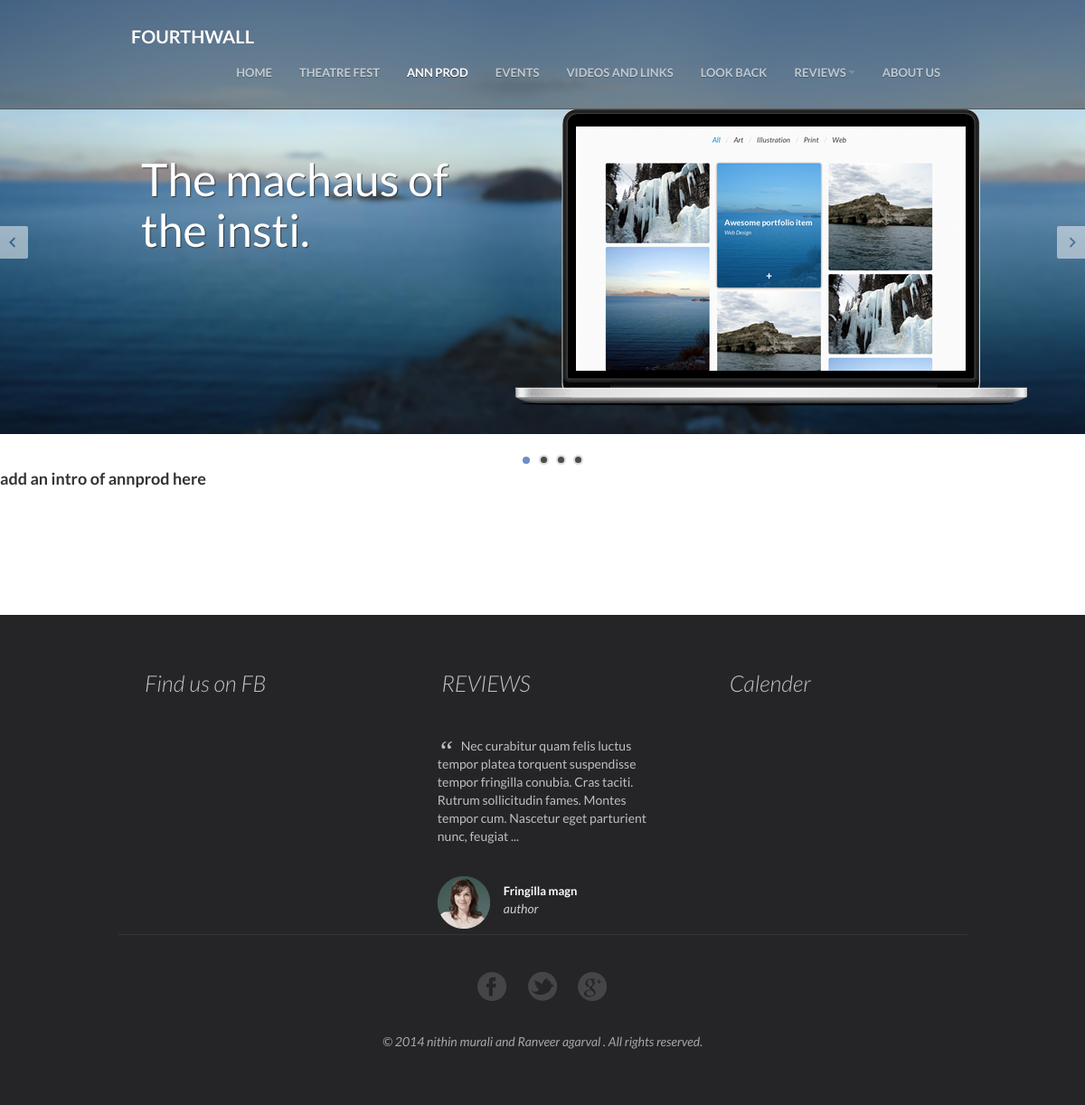
The page /ann-prod.php on the database its author committed.
### tables this page shows
CREATE TABLE IF NOT EXISTS `reviews` (
  `ID` int(11) NOT NULL AUTO_INCREMENT,
  `name` varchar(255) NOT NULL,
  `author` varchar(255) NOT NULL,
  `content` mediumtext,
  `dated` date DEFAULT NULL,
  `type` int(11) DEFAULT NULL,
  PRIMARY KEY (`ID`)
);

### ann-prod.php (the view, shortened to what this page needs)
<!DOCTYPE html>
<html>
<head>
    <link href="css/bootstrap/bootstrap.min.css" rel="stylesheet" />
    <link rel="stylesheet" href="css/compiled/bootstrap-overrides.css" type="text/css" />
    <link rel="stylesheet" type="text/css" href="css/compiled/theme.css" />
    <link rel="stylesheet" href="css/compiled/index.css" type="text/css" media="screen" />
    <link rel="stylesheet" type="text/css" href="css/lib/animate.css" media="screen, projection" />
</head>
<body class="pull_top">
    <?php include 'nav-bar fixed.php'; ?>
    <section id="feature_slider" class="lol">
        <article class="slide" id="showcasing" style="background: url('img/backgrounds/landscape.png') repeat-x top center;">
            <img class="asset left-30 sp600 t120 z1" src="img/slides/scene1/macbook.png" />
            <div class="info">
                <h2>The machaus of the insti.</h2>
            </div>
        </article>
    </section>
            <?php
                    $con=mysqli_connect("localhost","root","","fourthwall");
                    if (mysqli_connect_errno())
                    {
                      echo "Failed to connect to MySQL: " . mysqli_connect_error();
                    }
                    else
                    {
                        $recent_review = mysqli_query($con,"SELECT * FROM reviews ORDER BY dated ASC") or die('cant fetch data');
                        foreach ($recent_review as $review) {
                            break;
                        }
                     }
                        echo"<h4>add an intro of annprod here</h4>";
     ?>
    <footer id="footer">
        <div class="container">
            <div class="row sections">
                <div class="col-sm-4 recent_posts">
                    <h3 class="footer_header">
                        Find us on FB
                    </h3>
                </div>
               <?php
               $review_c= substr($review['content'],0,190) . " ... ";
               echo '
                <div class="col-sm-4 testimonials">
                    <h3 class="footer_header">
                        REVIEWS
                    </h3>
                    <div class="wrapper">
                        <div class="quote">
                            <span>“</span>
                            '.$review_c.'
                            <span></span>
                        </div>
                        <div class="author">
                            <img src="img/user-display.png" />
                            <div class="name">'.$review["author"].'</div>
                            <div class="info">
                                 author
                            </div>
                        </div>
                    </div>
                </div>';
                ?>
                <div class="col-sm-4 contact">
                    <h3 class="footer_header">
                        Calender
                    </h3>
                </div>
            </div>
            <div class="row credits">
                <div class="col-md-12">
                    <div class="row social">
                        <div class="col-md-12">
                            <a href="index.html#" class="facebook">
                                <span class="socialicons ico1"></span>
                            </a>
                            <a href="index.html#" class="twitter">
                                <span class="socialicons ico2"></span>
                            </a>
                            <a href="index.html#" class="gplus">
                                <span class="socialicons ico3"></span>
                            </a>
                        </div>
                    </div>
                    <div class="row copyright">
                        <div class="col-md-12">
                            © 2014 nithin murali and Ranveer agarval . All rights reserved.
                        </div>
                    </div>
                </div>
            </div>
        </div>
    </footer>
</body>
</html>

### css/compiled/theme.css (style rules this page uses)
html { margin: 0; }
body { position: relative; -webkit-font-smoothing: antialiased; font-family: 'Lato', sans-serif !important; padding-top: 107px; line-height: 20px; }
body h1, body h2, body h3, body h4, body h5, body h6, body .h1, body .h2, body .h3, body .h4, body .h5, body .h6 { font-family: 'Lato', sans-serif !important; font-weight: bold; color: inherit; text-rendering: optimizelegibility; }
body h1, body h2, body h3 { line-height: 40px; }
body h2 { font-size: 31.5px; }
body.pull_top { padding-top: 0px !important; }
#footer { min-height: 260px; margin-top: 140px; background-color: #252528; color: #fff; padding-top: 35px; }
#footer .footer_header { color: #c4c4c4; font-style: italic; font-weight: 300; font-size: 25px; margin-bottom: 40px; margin-left: 15px; }
#footer .recent_posts { margin-left: 0px; }
#footer .testimonials .wrapper { margin: 0 auto; width: 82%; }
#footer .testimonials .footer_header { margin-left: 30px; }
#footer .testimonials .quote { color: #bfbfc0; }
#footer .testimonials .quote span { font-size: 32px; font-style: italic; position: relative; top: 5px; font-family: Georgia !important; float: left; margin-right: 8px; }
#footer .testimonials .author { margin-top: 40px; }
#footer .testimonials .author img { float: left; margin-right: 15px; position: relative; top: -6px; }
#footer .testimonials .name { font-size: 13px; font-weight: bold; }
#footer .testimonials .info { font-style: italic; color: #ccc; }
#footer .contact { text-align: right; }
#footer .contact .footer_header { text-align: left; margin-left: 35px; }
#footer .credits { border-top: 1px solid #343437; padding: 10px 0px 60px 0px; }
#footer .credits .social { margin-top: 30px; text-align: center; }
#footer .credits .social a { margin: 10px; }
#footer .credits .social a span { display: inline-block; width: 33px; height: 33px; }
#footer .credits .social a span.ico1, #footer .credits .social a span.icoh { background-position: 0px 0px; }
#footer .credits .social a span.ico2, #footer .credits .social a span.ico2h { background-position: -37px 0px; }
#footer .credits .social a span.ico3, #footer .credits .social a span.ico3h { background-position: -75px 0px; }
#footer .credits .copyright { color: #a6a6a7; font-style: italic; text-align: center; margin-top: 30px; }
#footer .credits .socialicons { background: url("../../img/socialicons.png") no-repeat; width: 265px; height: 36px; }
#footer .info { margin-bottom: 10px; margin-left: 0; }

### css/compiled/index.css (style rules this page uses)
#feature_slider { height: 720px; height: 480px; background: #262626; z-index: 1; margin-bottom: 40px; }
#feature_slider .slide { width: 100%; height: 480px; position: absolute; display: none; overflow: hidden; z-index: 1; -webkit-background-size: cover !important; -moz-background-size: cover !important; -o-background-size: cover !important; background-size: cover !important; }
#feature_slider .slide.active { z-index: 2; }
#feature_slider .slide#showcasing .info { position: absolute; top: 150px; left: 13%; width: 30%; display: none; z-index: 10; }
#feature_slider .slide#showcasing .info h2 { color: #fff; font-size: 50px; font-weight: normal; line-height: 56px; text-shadow: 1px 1px 1px #31393d; }
#feature_slider .slide .info { display: none; z-index: 10; }
#feature_slider .slide .asset, #feature_slider .slide .fade { position: absolute; display: none; }

### rows shown on the page
reviews: content "Nec curabitur quam felis luctus tempor platea torquent suspendisse tempor fringilla conubia. Cras taciti. Rutrum sollicitudin fames. Montes tempor cum. Nascetur eget parturient nunc, feugiat ...", author "Fringilla magn"
